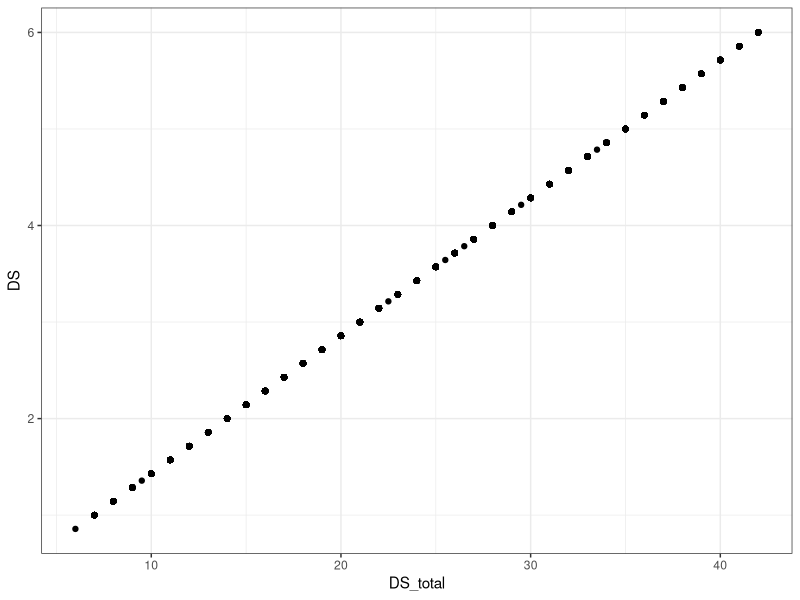
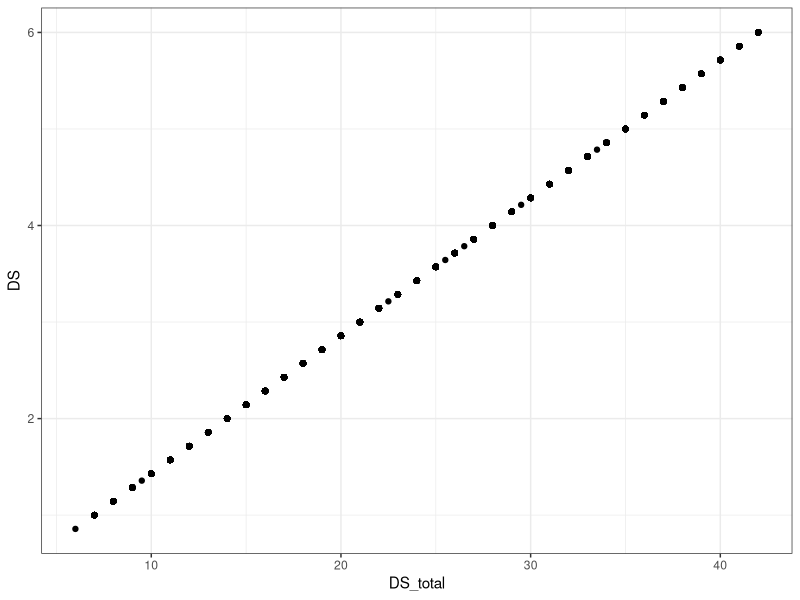
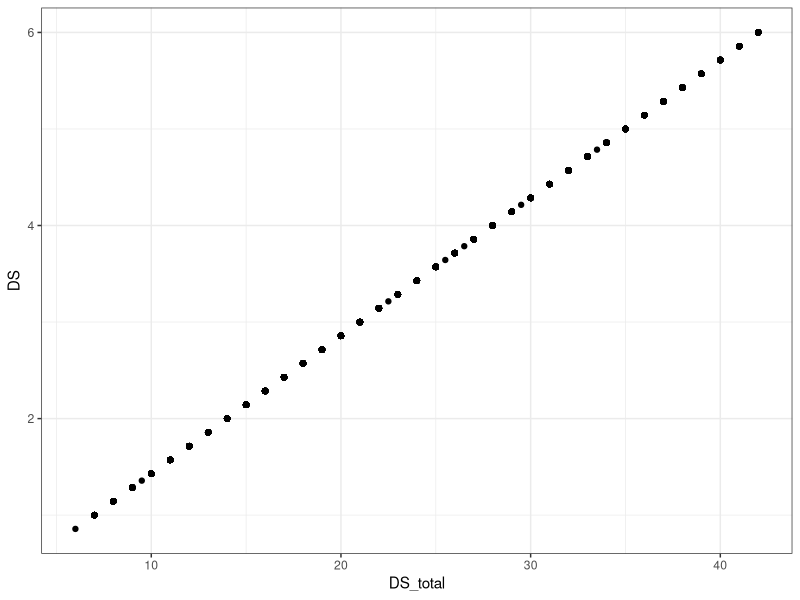

Write R code to recreate these figures, in order.
library(tidyverse)
library(readr)
library(readxl)
library(magrittr)

# Load dataset
df <- read_excel("data/1_Sep13/Tybur_data.xlsx")
nm <- read_excel("data/1_Sep13/nation_match.xlsx")

theme_set(theme_bw())

# Join country names
numeric <- df %>% group_by(nation) %>% summarise(n = n())
ij <- inner_join(nm, numeric, by = "n")
df %<>% inner_join(ij %>% dplyr::select(-n), by = "nation")

# Aggregate DVs
df %<>% mutate(
  sd_total = sd01r + sd02 + sd03r + sd04,
  trad_total = trad1 + trad2 + trad3r + trad4 + trad5r + trad6r,
  DS_total = DS1 + DS2 + DS3 + DS4 + DS5 + DS6 + DS7
)

# Check if aggregation was correct
ggplot(df, aes(DS_total, DS)) + geom_point()
ggplot(df, aes(DS_total, DS)) + geom_point()
ggplot(df, aes(DS_total, DS)) + geom_point()
